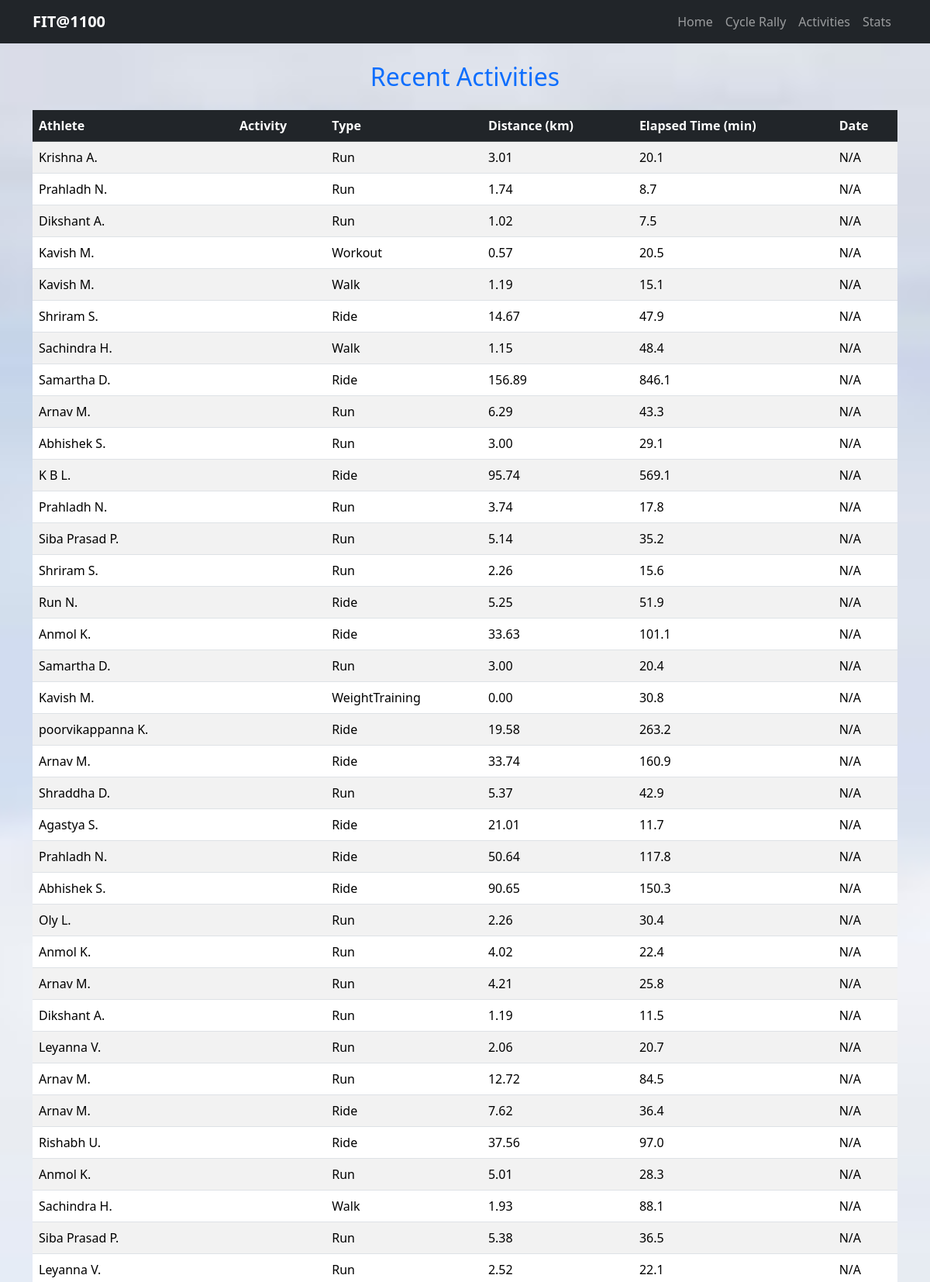
The app's page /activities (upper part) with its own data.
### models.py (models this page shows)
class Activity(Base):
    __tablename__ = "activities"
    id = Column(Integer, primary_key=True)  # pseudo ID we generate
    athlete_name = Column(String)
    distance = Column(Float)
    moving_time = Column(Float)
    elapsed_time = Column(Float)
    total_elevation_gain = Column(Float)
    type = Column(String)
    start_date = Column(DateTime)
    activity_name = Column(String)

### app.py (the view)
@app.route("/activities")
def show_activities():
    session = Session()
    activities = session.query(Activity).order_by(Activity.start_date.desc()).all()
    session.close()
    return render_template("activities.html", activities=activities)

### templates/activities.html
{% extends "base.html" %}
{% block content %}
<h2 class="text-center mb-4 text-primary">Recent Activities</h2>
<table class="table table-striped table-hover align-middle">
    <thead class="table-dark">
        <tr>
            <th>Athlete</th>
            <th>Activity</th>
            <th>Type</th>
            <th>Distance (km)</th>
            <th>Elapsed Time (min)</th>
            <th>Date</th>
        </tr>
    </thead>
    <tbody>
        {% for a in activities %}
        <tr>
            <td>{{ a.athlete_name }}</td>
            <td>{{ a.name }}</td>
            <td>{{ a.type }}</td>
            <td>{{ "%.2f"|format(a.distance/1000 if a.distance else 0) }}</td>
            <td>{{ "%.1f"|format(a.elapsed_time/60 if a.elapsed_time else 0) }}</td>
            <td>{{ a.start_date.strftime("%Y-%m-%d") if a.start_date else "N/A" }}</td>
        </tr>
        {% endfor %}
    </tbody>
</table>
{% endblock %}

### templates/base.html (shortened to what this page needs)
<!DOCTYPE html>
<html lang="en">
<head>
    <link href="https://cdn.jsdelivr.net/npm/bootstrap@5.3.2/dist/css/bootstrap.min.css" rel="stylesheet">
    <link rel="stylesheet" href="{{ url_for('static', filename='css/styles.css') }}">
</head>
<body>
    <nav class="navbar navbar-expand-lg navbar-dark bg-dark">
        <div class="container">
            <a class="navbar-brand fw-bold" href="/">FIT@1100</a>
            <div class="collapse navbar-collapse" id="navbarNav">
                <ul class="navbar-nav ms-auto">
                    <li class="nav-item"><a class="nav-link" href="/">Home</a></li>
                    <li class="nav-item"><a class="nav-link" href="/cycle-rally">Cycle Rally</a></li>
                    <li class="nav-item"><a class="nav-link" href="/activities">Activities</a></li>
                    <li class="nav-item"><a class="nav-link" href="/stats">Stats</a></li>
                </ul>
            </div>
        </div>
    </nav>
    <div class="container py-4">
        {% block content %}{% endblock %}
    </div>
</body>
</html>

### static/css/styles.css (style rules this page uses)
body { background: url("../images/background.jpeg") no-repeat center center fixed; background-size: cover; color: white; }
nav, footer, .container { position: relative; z-index: 1; }

### records on screen
Activity: athlete_name "Krishna A.", type "Run", a.distance/1000ifa.distanceelse0 "3.01", a.elapsed_time/60ifa.elapsed_timeelse0 "20.1", start_date "N/A"
Activity: athlete_name "Prahladh N.", type "Run", a.distance/1000ifa.distanceelse0 "1.74", a.elapsed_time/60ifa.elapsed_timeelse0 "8.7", start_date "N/A"
Activity: athlete_name "Dikshant A.", type "Run", a.distance/1000ifa.distanceelse0 "1.02", a.elapsed_time/60ifa.elapsed_timeelse0 "7.5", start_date "N/A"
Activity: athlete_name "Kavish M.", type "Workout", a.distance/1000ifa.distanceelse0 "0.57", a.elapsed_time/60ifa.elapsed_timeelse0 "20.5", start_date "N/A"
Activity: athlete_name "Kavish M.", type "Walk", a.distance/1000ifa.distanceelse0 "1.19", a.elapsed_time/60ifa.elapsed_timeelse0 "15.1", start_date "N/A"
Activity: athlete_name "Shriram S.", type "Ride", a.distance/1000ifa.distanceelse0 "14.67", a.elapsed_time/60ifa.elapsed_timeelse0 "47.9", start_date "N/A"
Activity: athlete_name "Sachindra H.", type "Walk", a.distance/1000ifa.distanceelse0 "1.15", a.elapsed_time/60ifa.elapsed_timeelse0 "48.4", start_date "N/A"
Activity: athlete_name "Samartha D.", type "Ride", a.distance/1000ifa.distanceelse0 "156.89", a.elapsed_time/60ifa.elapsed_timeelse0 "846.1", start_date "N/A"
Activity: athlete_name "Arnav M.", type "Run", a.distance/1000ifa.distanceelse0 "6.29", a.elapsed_time/60ifa.elapsed_timeelse0 "43.3", start_date "N/A"
Activity: athlete_name "Abhishek S.", type "Run", a.distance/1000ifa.distanceelse0 "3.00", a.elapsed_time/60ifa.elapsed_timeelse0 "29.1", start_date "N/A"
Activity: athlete_name "K B L.", type "Ride", a.distance/1000ifa.distanceelse0 "95.74", a.elapsed_time/60ifa.elapsed_timeelse0 "569.1", start_date "N/A"
Activity: athlete_name "Prahladh N.", type "Run", a.distance/1000ifa.distanceelse0 "3.74", a.elapsed_time/60ifa.elapsed_timeelse0 "17.8", start_date "N/A"
Activity: athlete_name "Siba Prasad P.", type "Run", a.distance/1000ifa.distanceelse0 "5.14", a.elapsed_time/60ifa.elapsed_timeelse0 "35.2", start_date "N/A"
Activity: athlete_name "Shriram S.", type "Run", a.distance/1000ifa.distanceelse0 "2.26", a.elapsed_time/60ifa.elapsed_timeelse0 "15.6", start_date "N/A"
Activity: athlete_name "Run N.", type "Ride", a.distance/1000ifa.distanceelse0 "5.25", a.elapsed_time/60ifa.elapsed_timeelse0 "51.9", start_date "N/A"
Activity: athlete_name "Anmol K.", type "Ride", a.distance/1000ifa.distanceelse0 "33.63", a.elapsed_time/60ifa.elapsed_timeelse0 "101.1", start_date "N/A"
Activity: athlete_name "Samartha D.", type "Run", a.distance/1000ifa.distanceelse0 "3.00", a.elapsed_time/60ifa.elapsed_timeelse0 "20.4", start_date "N/A"
Activity: athlete_name "Kavish M.", type "WeightTraining", a.distance/1000ifa.distanceelse0 "0.00", a.elapsed_time/60ifa.elapsed_timeelse0 "30.8", start_date "N/A"
Activity: athlete_name "poorvikappanna K.", type "Ride", a.distance/1000ifa.distanceelse0 "19.58", a.elapsed_time/60ifa.elapsed_timeelse0 "263.2", start_date "N/A"
Activity: athlete_name "Arnav M.", type "Ride", a.distance/1000ifa.distanceelse0 "33.74", a.elapsed_time/60ifa.elapsed_timeelse0 "160.9", start_date "N/A"
Activity: athlete_name "Shraddha D.", type "Run", a.distance/1000ifa.distanceelse0 "5.37", a.elapsed_time/60ifa.elapsed_timeelse0 "42.9", start_date "N/A"
Activity: athlete_name "Agastya S.", type "Ride", a.distance/1000ifa.distanceelse0 "21.01", a.elapsed_time/60ifa.elapsed_timeelse0 "11.7", start_date "N/A"
Activity: athlete_name "Prahladh N.", type "Ride", a.distance/1000ifa.distanceelse0 "50.64", a.elapsed_time/60ifa.elapsed_timeelse0 "117.8", start_date "N/A"
Activity: athlete_name "Abhishek S.", type "Ride", a.distance/1000ifa.distanceelse0 "90.65", a.elapsed_time/60ifa.elapsed_timeelse0 "150.3", start_date "N/A"
Activity: athlete_name "Oly L.", type "Run", a.distance/1000ifa.distanceelse0 "2.26", a.elapsed_time/60ifa.elapsed_timeelse0 "30.4", start_date "N/A"
Activity: athlete_name "Anmol K.", type "Run", a.distance/1000ifa.distanceelse0 "4.02", a.elapsed_time/60ifa.elapsed_timeelse0 "22.4", start_date "N/A"
Activity: athlete_name "Arnav M.", type "Run", a.distance/1000ifa.distanceelse0 "4.21", a.elapsed_time/60ifa.elapsed_timeelse0 "25.8", start_date "N/A"
Activity: athlete_name "Dikshant A.", type "Run", a.distance/1000ifa.distanceelse0 "1.19", a.elapsed_time/60ifa.elapsed_timeelse0 "11.5", start_date "N/A"
Activity: athlete_name "Leyanna V.", type "Run", a.distance/1000ifa.distanceelse0 "2.06", a.elapsed_time/60ifa.elapsed_timeelse0 "20.7", start_date "N/A"
Activity: athlete_name "Arnav M.", type "Run", a.distance/1000ifa.distanceelse0 "12.72", a.elapsed_time/60ifa.elapsed_timeelse0 "84.5", start_date "N/A"
Activity: athlete_name "Arnav M.", type "Ride", a.distance/1000ifa.distanceelse0 "7.62", a.elapsed_time/60ifa.elapsed_timeelse0 "36.4", start_date "N/A"
Activity: athlete_name "Rishabh U.", type "Ride", a.distance/1000ifa.distanceelse0 "37.56", a.elapsed_time/60ifa.elapsed_timeelse0 "97.0", start_date "N/A"
Activity: athlete_name "Anmol K.", type "Run", a.distance/1000ifa.distanceelse0 "5.01", a.elapsed_time/60ifa.elapsed_timeelse0 "28.3", start_date "N/A"
Activity: athlete_name "Sachindra H.", type "Walk", a.distance/1000ifa.distanceelse0 "1.93", a.elapsed_time/60ifa.elapsed_timeelse0 "88.1", start_date "N/A"
Activity: athlete_name "Siba Prasad P.", type "Run", a.distance/1000ifa.distanceelse0 "5.38", a.elapsed_time/60ifa.elapsed_timeelse0 "36.5", start_date "N/A"
Activity: athlete_name "Leyanna V.", type "Run", a.distance/1000ifa.distanceelse0 "2.52", a.elapsed_time/60ifa.elapsed_timeelse0 "22.1", start_date "N/A"
